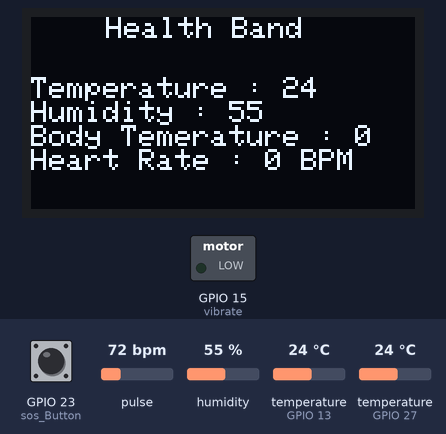
This sketch was run on a simulated ESP32. Shown: 128×64 one-colour display, switched loads named in the sketch (green lamp = pin HIGH). Inputs (shaded band) come from the test bench; at power-on: GPIO 23 (sos_Button) HIGH, humidity 55 %, temperature (sensors on GPIO 27, GPIO 13) 24 °C, pulse 72 bpm. What the sketch prints to the serial monitor is not drawn.

Above: at 0.7 s.
At 1.8 s:
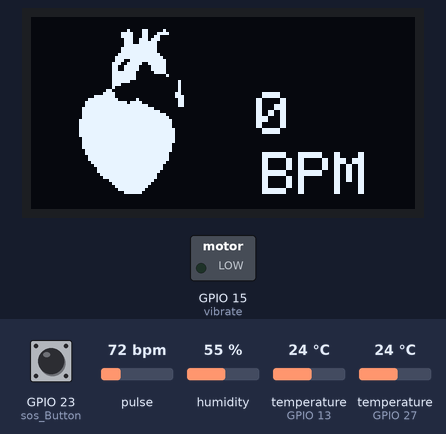
1.9 s: GPIO 23 (sos_Button) pulled LOW for 1 s
At 3.5 s:
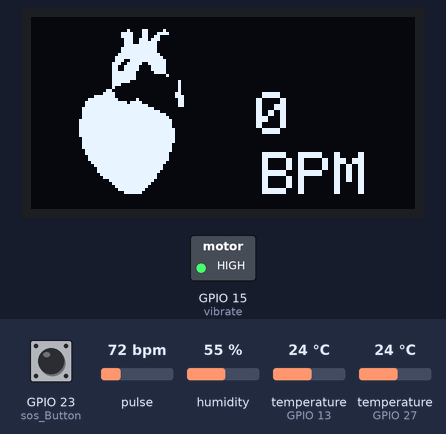
7.4 s: humidity set to 22 %
9.5 s: temperature (sensor on GPIO 27) set to 12 °C
14.8 s: temperature (sensor on GPIO 13) set to 12 °C
18.0 s: pulse set to 42 bpm
19.5 s: temperature (sensor on GPIO 27) set to 19 °C
At 23.7 s:
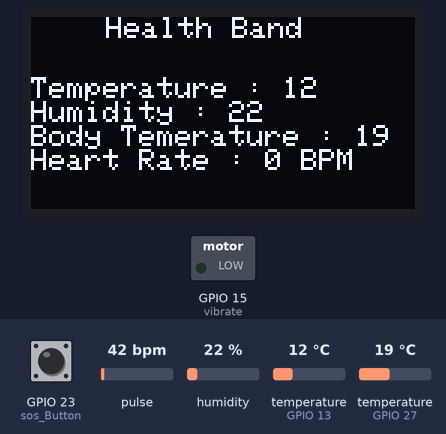
Timing chart, 0 to 24.3 s (numbered marks = the images above; inputs shaded):
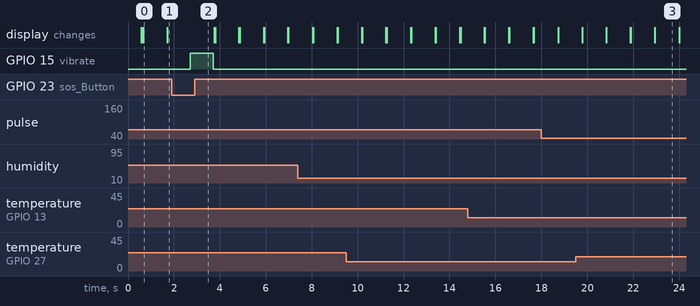

The sketch:

device.ino
```cpp
#include <Wire.h>
#include "MAX30100_PulseOximeter.h"
#include "DHT.h"
#include <OneWire.h>
#include <DallasTemperature.h>
#include <TinyGPS++.h>
#include <Adafruit_SSD1306.h>
#define OLED_Address 0x3C
Adafruit_SSD1306 display(128, 64);

#define DHTPIN 13
#define RXD2 16
#define TXD2 17
#define vibrate 15
#define sos_Button 23
#define oneWireBus 27
#define DHTTYPE DHT11

HardwareSerial Sender(1);

#define REPORTING_PERIOD_MS     1000
MAX30100 sensor;
PulseOximeter pox;
bool bb;
uint16_t ir, red;
uint16_t avg_ir = 0, avg_red = 0;
uint32_t tsLastReport = 0;
int lastOccurrence = LOW;
int beatAvg, spo2;

int t, h, body_t;
String prediction;
String  sos_status = "No emergency";
String  Latitude = "6.42";
String  Longitude = "80.82";
struct tm timeinfo;

int  resolution = 12;
unsigned long lastTempRequest = 0;
int  delayInMillis = 0;
int  idle = 0;

DHT dht(DHTPIN, DHTTYPE);
TinyGPSPlus gps;
OneWire oneWire(oneWireBus);
DallasTemperature sensors(&oneWire);
DeviceAddress tempDeviceAddress;

const unsigned char myBitmap [] PROGMEM = {
  0x00, 0x00, 0x00, 0x00, 0x00, 0x00, 0x00, 0x00, 0x00, 0x00, 0x00, 0x00, 0x00, 0x00, 0x00, 0x00,
  0x00, 0x00, 0x00, 0x00, 0x00, 0x00, 0x00, 0x00, 0x00, 0x00, 0x00, 0x00, 0x00, 0x00, 0x00, 0x00,
  0x00, 0x00, 0x00, 0x00, 0x86, 0x08, 0x00, 0x00, 0x00, 0x00, 0x00, 0x03, 0xc6, 0x3c, 0x00, 0x00,
  0x00, 0x00, 0x00, 0x03, 0xc6, 0x60, 0x00, 0x00, 0x00, 0x00, 0x00, 0x01, 0xce, 0xe0, 0x00, 0x00,
  0x00, 0x00, 0x00, 0x01, 0xcf, 0xc0, 0x00, 0x00, 0x00, 0x00, 0x00, 0x01, 0xff, 0xc0, 0x00, 0x00,
  0x00, 0x00, 0x00, 0x03, 0xff, 0xc0, 0x00, 0x00, 0x00, 0x00, 0x00, 0x03, 0xff, 0xc0, 0x00, 0x00,
  0x00, 0x00, 0x00, 0x07, 0xff, 0xe0, 0x00, 0x00, 0x00, 0x00, 0x00, 0x0f, 0xff, 0xf0, 0x00, 0x00,
  0x00, 0x00, 0x00, 0x0e, 0x7f, 0xf8, 0x00, 0x00, 0x00, 0x00, 0x00, 0x1c, 0xf9, 0xf8, 0x00, 0x00,
  0x00, 0x00, 0x00, 0x19, 0xf0, 0xf8, 0x00, 0x00, 0x00, 0x00, 0x00, 0x19, 0xf0, 0xf8, 0x00, 0x00,
  0x00, 0x00, 0x00, 0x1f, 0xe0, 0x78, 0x00, 0x00, 0x00, 0x00, 0x00, 0x1f, 0xe0, 0x04, 0x00, 0x00,
  0x00, 0x00, 0x00, 0x1f, 0xe0, 0x00, 0x00, 0x00, 0x00, 0x00, 0x00, 0x1f, 0x80, 0x00, 0x40, 0x00,
  0x00, 0x00, 0x00, 0x1c, 0x00, 0x00, 0x40, 0x00, 0x00, 0x00, 0x00, 0x10, 0x00, 0x00, 0x40, 0x00,
  0x00, 0x00, 0x00, 0x60, 0x00, 0x00, 0x40, 0x00, 0x00, 0x00, 0x00, 0xf0, 0x00, 0x00, 0xc0, 0x00,
  0x00, 0x00, 0x07, 0xf0, 0x00, 0x00, 0xe0, 0x00, 0x00, 0x00, 0x1f, 0xf8, 0x10, 0x00, 0x60, 0x00,
  0x00, 0x00, 0x3f, 0xff, 0x78, 0x00, 0x60, 0x00, 0x00, 0x00, 0x3f, 0xff, 0xfe, 0x00, 0x60, 0x00,
  0x00, 0x00, 0x7f, 0xff, 0xff, 0x80, 0x00, 0x00, 0x00, 0x00, 0x7f, 0xff, 0xff, 0xe0, 0x00, 0x00,
  0x00, 0x00, 0x7f, 0xff, 0xff, 0xf8, 0x00, 0x00, 0x00, 0x00, 0x7f, 0xff, 0xff, 0xfc, 0x00, 0x00,
  0x00, 0x00, 0xff, 0xff, 0xff, 0xfe, 0x00, 0x00, 0x00, 0x00, 0xff, 0xff, 0xff, 0xfe, 0x00, 0x00,
  0x00, 0x00, 0xff, 0xff, 0xff, 0xfe, 0x00, 0x00, 0x00, 0x00, 0xff, 0xff, 0xff, 0xff, 0x00, 0x00,
  0x00, 0x00, 0xff, 0xff, 0xff, 0xff, 0x00, 0x00, 0x00, 0x00, 0xff, 0xff, 0xff, 0xff, 0x00, 0x00,
  0x00, 0x00, 0x7f, 0xff, 0xff, 0xff, 0x00, 0x00, 0x00, 0x00, 0x7f, 0xff, 0xff, 0xff, 0x00, 0x00,
  0x00, 0x00, 0x7f, 0xff, 0xff, 0xfe, 0x00, 0x00, 0x00, 0x00, 0x7f, 0xff, 0xff, 0xfe, 0x00, 0x00,
  0x00, 0x00, 0x3f, 0xff, 0xff, 0xfe, 0x00, 0x00, 0x00, 0x00, 0x3f, 0xff, 0xff, 0xfc, 0x00, 0x00,
  0x00, 0x00, 0x1f, 0xff, 0xff, 0xfc, 0x00, 0x00, 0x00, 0x00, 0x1f, 0xff, 0xff, 0xfc, 0x00, 0x00,
  0x00, 0x00, 0x0f, 0xff, 0xff, 0xf8, 0x00, 0x00, 0x00, 0x00, 0x07, 0xff, 0xff, 0xf0, 0x00, 0x00,
  0x00, 0x00, 0x03, 0xff, 0xff, 0xf0, 0x00, 0x00, 0x00, 0x00, 0x03, 0xff, 0xff, 0xe0, 0x00, 0x00,
  0x00, 0x00, 0x01, 0xff, 0xff, 0xc0, 0x00, 0x00, 0x00, 0x00, 0x00, 0xff, 0xff, 0xc0, 0x00, 0x00,
  0x00, 0x00, 0x00, 0x3f, 0xff, 0x80, 0x00, 0x00, 0x00, 0x00, 0x00, 0x1f, 0xff, 0x00, 0x00, 0x00,
  0x00, 0x00, 0x00, 0x0f, 0xfe, 0x00, 0x00, 0x00, 0x00, 0x00, 0x00, 0x07, 0xfc, 0x00, 0x00, 0x00,
  0x00, 0x00, 0x00, 0x01, 0xf8, 0x00, 0x00, 0x00, 0x00, 0x00, 0x00, 0x00, 0x00, 0x00, 0x00, 0x00,
  0x00, 0x00, 0x00, 0x00, 0x00, 0x00, 0x00, 0x00, 0x00, 0x00, 0x00, 0x00, 0x00, 0x00, 0x00, 0x00,
  0x00, 0x00, 0x00, 0x00, 0x00, 0x00, 0x00, 0x00, 0x00, 0x00, 0x00, 0x00, 0x00, 0x00, 0x00, 0x00
};
void setup() {
  Serial.begin(9600);
  Sender.begin(9600, SERIAL_8N1, RXD2, TXD2);
  dht.begin();

  sensors.begin();
  sensors.getAddress(tempDeviceAddress, 0);
  sensors.setResolution(tempDeviceAddress, resolution);

  sensors.setWaitForConversion(false);
  sensors.requestTemperatures();
  delayInMillis = 750 / (1 << (12 - resolution));
  lastTempRequest = millis();

  Wire.setClock(400000UL);

  pinMode(sos_Button, INPUT_PULLUP);
  pinMode(vibrate, OUTPUT);
  digitalWrite(vibrate, LOW);

  if (!sensor.begin()) {
    Serial.println("FAILED");
    for (;;);
  } else {
    Serial.println("SUCCESS");
  }

  configureMax30100();

  takeSampleReadings();

  if (!pox.begin()) //Use default I2C port, 400kHz speed //Wire, I2C_SPEED_FAST
  {
    Serial.println("MAX30102 was not found. Please check wiring/power. ");
    while (1);
  }
  Serial.println("Place your index finger on the sensor with steady pressure.");

  pox.setIRLedCurrent(MAX30100_LED_CURR_7_6MA);
  pox.setOnBeatDetectedCallback(onBeatDetected);

  display.begin(SSD1306_SWITCHCAPVCC, OLED_Address);
  display.clearDisplay();

}

void loop() {


  if (digitalRead(sos_Button) == LOW) {
    sos_status = "emergency";
    digitalWrite(vibrate, HIGH);
    delay(1000);
    digitalWrite(vibrate, LOW);
  }

  dhtRead();
  bodytempRead();
  Display();
  max30102Read();
  delay(1000);

  //  while (Sender.available() > 0)
  //    if (gps.encode(Sender.read()))
  //      displayInfo();

}
void dhtRead() {

  h = dht.readHumidity();
  t = dht.readTemperature();

  if (isnan(h) || isnan(t)) {
    Serial.println(F("Failed to read from DHT sensor!"));
    return;
  }

  Serial.print(F("Humidity: "));
  Serial.print(h);
  Serial.print(F("%  Temperature: "));
  Serial.print(t);
  Serial.println(F("°C "));
}
void bodytempRead() {

  if (millis() - lastTempRequest >= 4000) {
    sensors.requestTemperatures();
    body_t = sensors.getTempCByIndex(0);
    Serial.print(body_t);
    Serial.println("ºC");
    idle = 0;
    resolution++;
    if (resolution > 12) resolution = 9;
    sensors.setResolution(tempDeviceAddress, resolution);
    sensors.requestTemperatures();
    delayInMillis = 750 / (1 << (12 - resolution));
    lastTempRequest = millis();
  }
  idle++;
}
void displayInfo() {
  if (gps.location.isValid()) {
    Latitude = gps.location.lat();
    Longitude = gps.location.lng();

    Serial.print(F("Latitude: "));
    Serial.print(gps.location.lat(), 6);
    Serial.print(F(","));
    Serial.print(F("Longitude: "));
    Serial.println(gps.location.lng(), 6);

  } else {
    Serial.print(F("INVALID"));
  }
  Serial.println();
}
void max30102Read() {

  sensor.update();
  pox.update();

  while (sensor.getRawValues(&ir, &red)) {
    if (ir > 10 * avg_ir && red > 10 * avg_red) {
      if (lastOccurrence == LOW) {
        Serial.println("Something is there!");
        bb = true;
        lastOccurrence = HIGH;
      }
    }
    else {
      lastOccurrence = LOW;
      bb = false;
    }
  }
  while (bb) {
    sensor.update();
    pox.update();

    while (sensor.getRawValues(&ir, &red)) {
      if (ir > 10 * avg_ir && red > 10 * avg_red) {
        if (lastOccurrence == LOW) {
          Serial.println("Something is there!");
          bb = true;
          lastOccurrence = HIGH;
        }
      }
      else {
        lastOccurrence = LOW;
        bb = false;
      }
    }
    if (millis() - tsLastReport > REPORTING_PERIOD_MS) {
      beatAvg = pox.getHeartRate();
      spo2 = pox.getSpO2();
      Serial.print("Heart rate:");
      Serial.print(pox.getHeartRate());
      Serial.println("bpm");
      tsLastReport = millis();
    }
  }

}
void Display() {
  display.clearDisplay();
  display.setTextSize(1);
  display.setTextColor(WHITE);
  display.setCursor(25, 0);
  display.println("Health Band");
  display.setCursor(0, 20);
  display.print("Temperature : ");
  display.println(t);
  display.print("Humidity : ");
  display.println(h);
  display.print("Body Temerature : ");
  display.println(body_t);
  display.print("Heart Rate : ");
  display.print(beatAvg);
  display.println(" BPM");
  display.display();
}
void onBeatDetected() {
  Serial.println("Beat!");
  Serial.print("Heart rate:");
  Serial.print(pox.getHeartRate());
  Serial.println("bpm");
  display.clearDisplay();
  display.drawBitmap(0, 0, myBitmap, 64, 64, WHITE);
  display.setTextSize(2);
  display.setTextColor(WHITE);
  display.setCursor(75, 25);
  display.print(beatAvg);
  display.setCursor(65, 45);
  display.print(" BPM");
  display.display();
}
void configureMax30100() {
  sensor.setMode(MAX30100_MODE_SPO2_HR);
  sensor.setLedsCurrent(MAX30100_LED_CURR_50MA, MAX30100_LED_CURR_27_1MA);
  sensor.setLedsPulseWidth(MAX30100_SPC_PW_1600US_16BITS);
  sensor.setSamplingRate(MAX30100_SAMPRATE_100HZ);
  sensor.setHighresModeEnabled(true);
}

void takeSampleReadings() {
  delay(50);
  for (int i = 0; i <= 9; i++) {
    sensor.update();
    sensor.getRawValues(&ir, &red);
    avg_ir += ir;
    avg_red += red;
    delay(50);
  }
  avg_ir /= 10;
  avg_red /= 10;
}
```

Measured:
- after the input at 1.9 s, GPIO 15 (vibrate): LOW → HIGH after 0.82 s, → LOW 1.0 s later
- after the input at 19.5 s, the display: first differs from a run without the input after 2.4 s (image 3)
- what the display in image 0 shows lasts 1.0 s, from 0.7 s to 1.7 s
